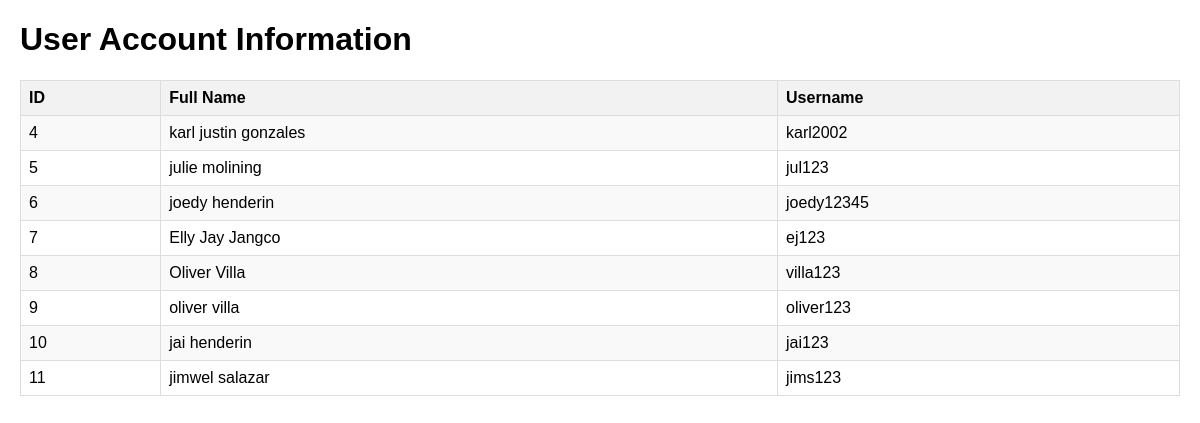
The page /healthapp/displayusers.php on the database its author committed.
### tables this page shows
CREATE TABLE `users` (
  `id` int(11) NOT NULL,
  `fullname` varchar(100) NOT NULL,
  `username` varchar(50) NOT NULL,
  `password` varchar(255) NOT NULL,
  `created_at` timestamp NOT NULL DEFAULT current_timestamp()
);

### healthapp/displayusers.php (the view, shortened to what this page needs)
<!DOCTYPE html>
<html>
<head>
</head>
<body>
    <h1>User Account Information </h1>
    <?php
    $conn = mysqli_connect("localhost", "admin", "healthdata123", "healthdata");
    $sql = "SELECT id, fullname, username FROM users";
    $result = mysqli_query($conn, $sql);
    if (mysqli_num_rows($result) > 0) {
        echo '<table>
                <tr>
                    <th>ID</th>
                    <th>Full Name</th>
                    <th>Username</th>
                </tr>';
        while($row = mysqli_fetch_assoc($result)) {
            echo "<tr>
                    <td>".$row["id"]."</td>
                    <td>".$row["fullname"]."</td>
                    <td>".$row["username"]."</td>
                  </tr>";
        }
        echo "</table>";
    } else {
        echo "0 results found in the users table";
    }
    ?>
</body>
</html>

### healthapp/displayusers.php (style rules this page uses)
body { font-family: Arial, sans-serif; margin: 20px; }
table { border-collapse: collapse; width: 100%; }
th, td { border: 1px solid #ddd; padding: 8px; text-align: left; }
th { background-color: #f2f2f2; }
tr:nth-child(even) { background-color: #f9f9f9; }

### rows shown on the page
users: id "4", fullname "karl justin gonzales", username "karl2002"
users: id "5", fullname "julie molining", username "jul123"
users: id "6", fullname "joedy henderin", username "joedy12345"
users: id "7", fullname "Elly Jay Jangco", username "ej123"
users: id "8", fullname "Oliver Villa", username "villa123"
users: id "9", fullname "oliver villa", username "oliver123"
users: id "10", fullname "jai henderin", username "jai123"
users: id "11", fullname "jimwel salazar", username "jims123"
